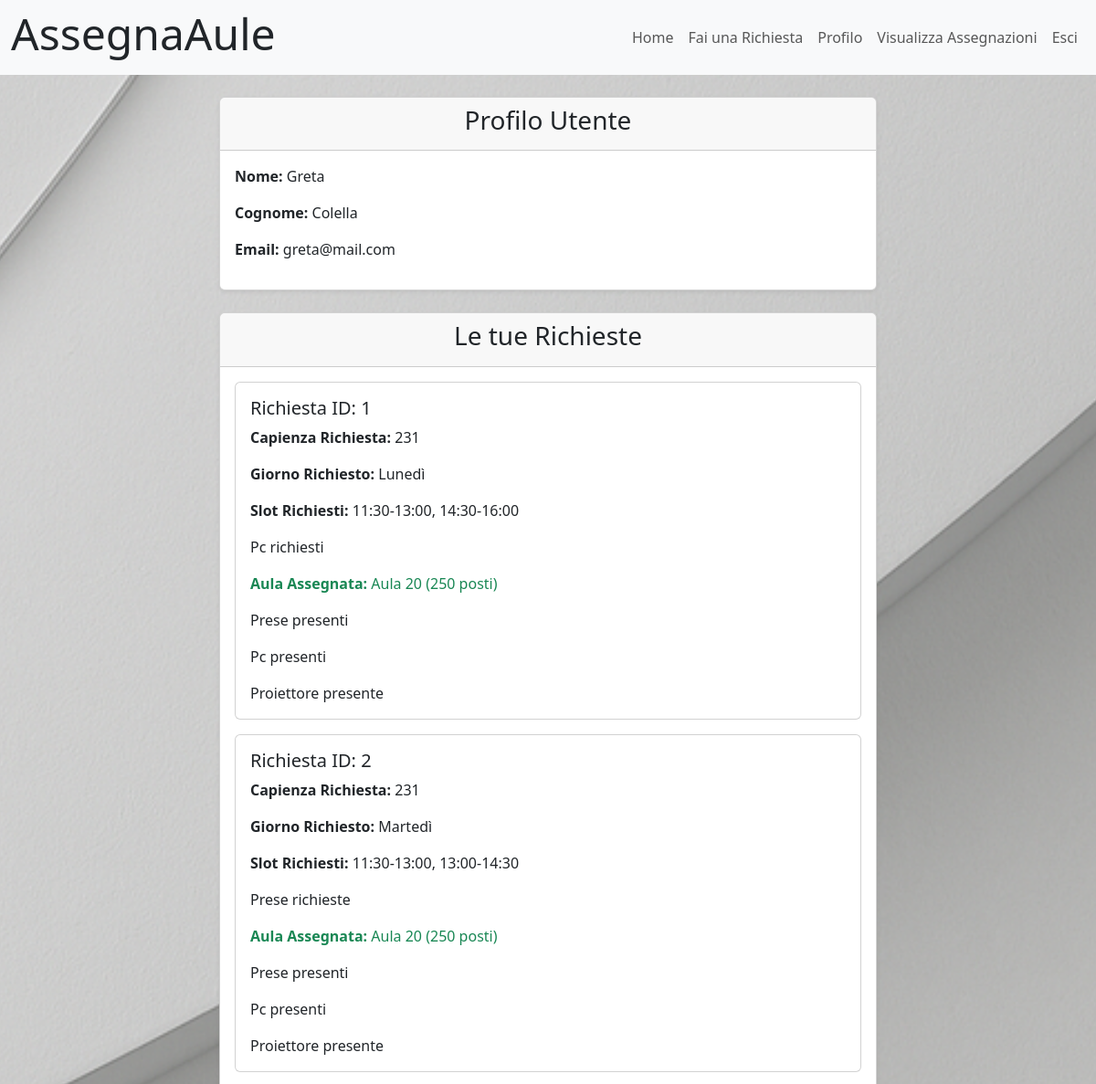
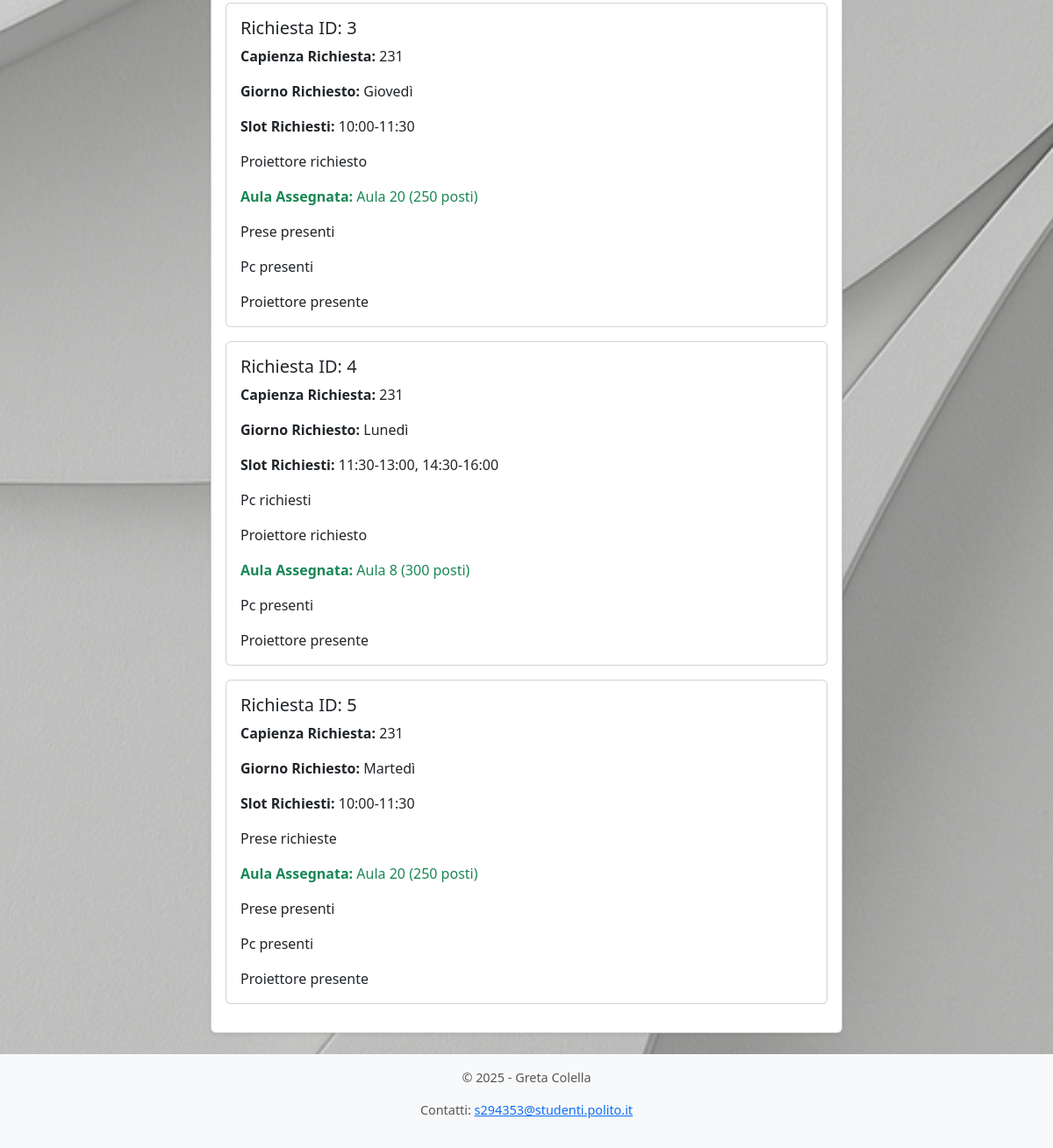
The page /myaccount (signed in) on the database its author committed (2 pictures, top to bottom).
### tables this page shows
CREATE TABLE "user" (
	"id"	INTEGER NOT NULL UNIQUE,
	"nome"	TEXT NOT NULL,
	"cognome"	TEXT NOT NULL,
	"email"	TEXT NOT NULL,
	"password"	TEXT NOT NULL,
	PRIMARY KEY("id" AUTOINCREMENT)
);

CREATE TABLE "richiesta" (
	"id"	INTEGER NOT NULL UNIQUE,
	"idProf"	INTEGER NOT NULL,
	"capienza"	INTEGER NOT NULL,
	"slots"	TEXT NOT NULL,
	"giorno"	TEXT NOT NULL,
	"prese"	BLOB,
	"pc"	BLOB,
	"proiettore"	BLOB,
	PRIMARY KEY("id" AUTOINCREMENT)
);

CREATE TABLE "aula" (
	"id"	INTEGER NOT NULL UNIQUE,
	"Capienza"	INTEGER NOT NULL,
	"prese"	BLOB,
	"pc"	BLOB,
	"proiettore"	BLOB,
	PRIMARY KEY("id" AUTOINCREMENT)
);

### app.py (the view)
@app.route('/myaccount')
@login_required
def myaccount():
    if current_user.id != 0:
        mie_richieste = richieste_dao.get_richieste_by_idProf(current_user.id)
        assegnazioni = assegnazione_dao.get_assegnazioni()
        richieste_con_dettagli = []
        for richiesta in mie_richieste:
            slot_ids = [int(s) for s in richiesta['slots'].split(',')]
            descrizione_slots = slot_dao.get_descrizione_slot_by_ids(slot_ids)
            aula_assegnata = next((a for a in assegnazioni if a['id_richiesta'] == richiesta['id']), None)
            aula_info = None
            if aula_assegnata:
                aula_info = aule_dao.get_aula_by_id(aula_assegnata['id_aula'])
            richieste_con_dettagli.append({
                'id': richiesta['id'],
                'capienza': richiesta['capienza'],
                'giorno': richiesta['giorno'],
                'slots': descrizione_slots,
                'prese': richiesta['prese'],
                'pc': richiesta['pc'],
                'proiettore': richiesta['proiettore'],
                'aula': aula_info['id'] if aula_info else None,
                'capienza_aula': aula_info['capienza'] if aula_info else None,
                'prese_aula': aula_info['prese'] if aula_info else None,
                'pc_aula': aula_info['pc'] if aula_info else None,
                'proiettore_aula': aula_info['proiettore'] if aula_info else None,
                })
        return render_template('myaccount.html', richieste=richieste_con_dettagli)
    else:
        flash("Accesso non consentito per l'amministratore.", "danger")
        return redirect(url_for('home'))

### app.py (called while the page is built)
@login_manager.user_loader
def load_user(user_id):
    db_user = users_dao.get_user_by_id(user_id)
    if db_user is not None:
        user = User(id=db_user['id'],  nome=db_user['nome'], cognome=db_user['cognome'], email=db_user['email'],	password=db_user['password'] )
    else:
        user = None
    return user

### assegnazione_dao.py (called while the page is built)
def get_assegnazioni():
    conn = sqlite3.connect('db/assegnaAule.db')
    conn.row_factory = sqlite3.Row
    cursor = conn.cursor()
    sql = 'SELECT * FROM assegnazione'
    cursor.execute(sql)
    assegnazioni = cursor.fetchall()
    cursor.close()
    conn.close()
    return assegnazioni

### aule_dao.py (called while the page is built)
def get_aula_by_id(id):
    conn = sqlite3.connect('db/assegnaAule.db')
    conn.row_factory = sqlite3.Row
    cursor = conn.cursor()
    sql = 'SELECT * FROM aula WHERE id = ? '
    cursor.execute(sql, (id,))
    aula = cursor.fetchone()
    cursor.close()
    conn.close()
    return aula

### richieste_dao.py (called while the page is built)
def get_richieste_by_idProf(idProf):
    conn = sqlite3.connect('db/assegnaAule.db')
    conn.row_factory = sqlite3.Row
    cursor = conn.cursor()
    sql = 'SELECT * FROM richiesta WHERE idProf = ?'
    cursor.execute(sql, (idProf,))
    richieste = cursor.fetchall()
    cursor.close()
    conn.close()
    return richieste

### slot_dao.py (called while the page is built)
def get_slot_by_id(slot_id):
    conn = sqlite3.connect('db/assegnaAule.db')
    conn.row_factory = sqlite3.Row
    cursor = conn.cursor()
    sql = 'SELECT * FROM slot WHERE id = ?'
    cursor.execute(sql, (slot_id,))
    slot = cursor.fetchone()
    cursor.close()
    conn.close()
    return slot

def get_descrizione_slot_by_ids(slot_ids):
    descrizioni = []
    for slot_id in slot_ids:
        slot = get_slot_by_id(slot_id)
        if slot:
            ora_inizio = slot['ora_inizio']
            ora_fine = slot['ora_fine']
            descrizioni.append(f" {ora_inizio}-{ora_fine}")
    return ", ".join(descrizioni)

### users_dao.py (called while the page is built)
def get_user_by_id(id):
    conn = sqlite3.connect('db/assegnaAule.db')
    conn.row_factory = sqlite3.Row
    cursor = conn.cursor()
    sql = 'SELECT * FROM user WHERE id = ?'
    cursor.execute(sql, (id,))
    user = cursor.fetchone()
    cursor.close()
    conn.close()
    return user

### templates/myAccount.html (shortened to what this page needs)
{% extends "base.html" %}
{% block content %}
<div class="container">
    <div class="row justify-content-center">
        <div class="col-md-8">
            <div class="card shadow-sm mb-4">
                <div class="card-header text-center">
                    <h3>Profilo Utente</h3>
                </div>
                <div class="card-body">
                    <p><strong>Nome:</strong> {{ current_user.nome }}</p>
                    <p><strong>Cognome:</strong> {{ current_user.cognome }}</p>
                    <p><strong>Email:</strong> {{ current_user.email }}</p>
                </div>
            </div>
            <div class="card shadow-sm">
                <div class="card-header text-center">
                    <h3>Le tue Richieste</h3>
                </div>
                <div class="card-body">
                    {% if richieste and richieste|length > 0 %}
                       {% for richiesta in richieste %}
                        <div class="card mb-3">
                            <div class="card-body">
                                <h5 class="card-title">Richiesta ID: {{ richiesta.id }}</h5>
                                <p class="card-text"><strong>Capienza Richiesta:</strong> {{ richiesta.capienza }}</p>
                                <p class="card-text"><strong>Giorno Richiesto:</strong> {{ richiesta.giorno }}</p>
                                <p class="card-text"><strong>Slot Richiesti:</strong> {{ richiesta.slots }}</p>
                                {%if richiesta.prese == 1%}
                                <p class="card-text">Prese richieste</p>
                                {% endif %}
                                {%if richiesta.pc == 1%}
                                <p class="card-text">Pc richiesti</p>
                                {% endif %}
                                {%if richiesta.proiettore == 1%}
                                <p class="card-text">Proiettore richiesto</p>
                                {% endif %}
                                {% if richiesta.aula %}
                                    <p class="card-text text-success"><strong>Aula Assegnata:</strong> Aula {{ richiesta.aula }} ({{ richiesta.capienza_aula }} posti)</p>
                                    {%if richiesta.prese_aula == 1%}
                                    <p class="card-text">Prese presenti</p>
                                    {% endif %}
                                    {%if richiesta.pc_aula == 1%}
                                    <p class="card-text">Pc presenti</p>
                                    {% endif %}
                                    {%if richiesta.proiettore_aula == 1%}
                                    <p class="card-text">Proiettore presente</p>
                                    {% endif %}
                                {% else %}
                                    <p class="card-text text-danger"><strong>Aula Assegnata:</strong> Non ancora assegnata</p>
                                {% endif %}
                            </div>
                        </div>
                        {% endfor %}
                    {% else %}
                        <p class="text-center">Non hai ancora effettuato richieste.</p>
                    {% endif %}
                </div>
            </div>
        </div>
    </div>
</div>
{% endblock %}

### templates/base.html (shortened to what this page needs)
<!DOCTYPE html>
<html lang="it">
<head>
    <link href="https://cdn.jsdelivr.net/npm/bootstrap@5.3.0-alpha1/dist/css/bootstrap.min.css" rel="stylesheet">
    <link rel="stylesheet" href="{{ url_for('static', filename='css/style.css') }}">
</head>
<body>
    <div class="wrapper">
        <nav class="navbar navbar-expand-lg bg-body-tertiary">
          <div  class="container-fluid">
            <h1 class="display-5">AssegnaAule</h1>
            <div class="collapse navbar-collapse justify-content-end" id="navbarNavAltMarkup">
              <div class="navbar-nav">
                <a class="nav-link" href="{{ url_for('home') }}">Home</a>
                {% if current_user.is_authenticated and current_user.id != 0 %}
                    <a class="nav-link" href="{{ url_for('richiesta') }}">Fai una Richiesta</a>
                    <a class="nav-link" href="{{ url_for('myaccount') }}">Profilo</a>
                {% endif %}
                    <a class="nav-link" href="{{ url_for('visualizza_assegnazioni') }}">Visualizza Assegnazioni</a>
                    <a class="nav-link" href="{{ url_for('logout') }}">Esci</a>
              </div>
            </div>
          </div>
        </nav>
        <main class="content container my-4">
            {% block content %}{% endblock %}
        </main>
        <footer class="custom-footer">
            <div class="container">
                <p>&copy; 2025 - Greta Colella</p>
                <p>Contatti: <a href="mailto:s294353@studenti.polito.it">s294353@studenti.polito.it</a></p>
            </div>
        </footer>
    </div>
</body>
</html>

### static/css/style.css (style rules this page uses)
.custom-footer { background-color: #f8f9fa; text-align: center; padding: 1rem 0; margin-top: auto; }
body { background-image: url("../sfondo.png"); background-size: cover; background-repeat: no-repeat; background-attachment: fixed; background-position: center; }
html, body { height: 100%; margin: 0; padding: 0; }
.wrapper { min-height: 100vh; display: flex; flex-direction: column; }
.content { flex: 1; }
.custom-footer { background-color: #f8f9fa; text-align: center; padding: 1rem 0; font-size: 0.9rem; color: #555; }

### rows shown on the page
user: nome "Greta", cognome "Colella", email "greta@mail.com"
richiesta: id "1", capienza "231", giorno "Lunedì", slots "11:30-13:00, 14:30-16:00", pc "Pc richiesti", aula "20", capienza_aula "250", shows "Prese presenti"
richiesta: id "2", capienza "231", giorno "Martedì", slots "11:30-13:00, 13:00-14:30", prese "Prese richieste", aula "20", capienza_aula "250", shows "Prese presenti"
richiesta: id "3", capienza "231", giorno "Giovedì", slots "10:00-11:30", proiettore "Proiettore richiesto", aula "20", capienza_aula "250", shows "Prese presenti"
richiesta: giorno "Lunedì"
aula: capienza_aula "300"
richiesta: id "5", capienza "231", giorno "Martedì", slots "10:00-11:30", prese "Prese richieste", aula "20", capienza_aula "250", shows "Prese presenti"

### other values the page prints
{{ richiesta.id }} "4"
{{ richiesta.capienza }} "231"
{{ richiesta.slots }} "11:30-13:00, 14:30-16:00"
{{ richiesta.aula }} "8"
